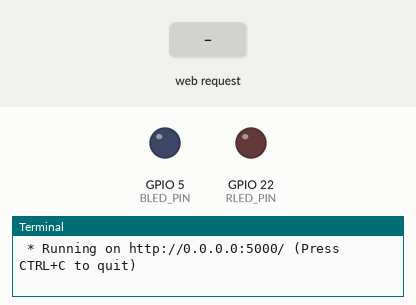
The program below on a simulated Raspberry Pi (BCM pin numbers). Shown: output pins drawn as LEDs (lit = HIGH), the last lines printed to the terminal. The inputs (shaded band) are chosen by the test bench. The clock reads 2024-03-15 10:24:30 at power-on unless the program sets it.

Above: at 1.2 s.
1.3 s: HTTP request for /led/red/on received
At 1.6 s:
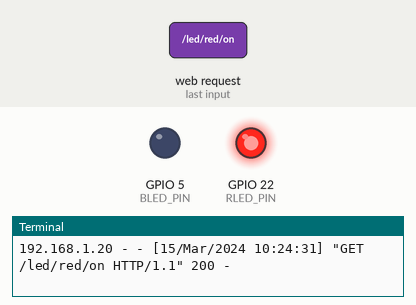
2.8 s: HTTP request for /led/blue/on received
At 4.0 s:
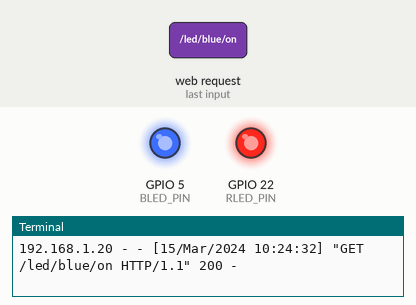
4.3 s: HTTP request for /led/red/off received
At 5.1 s:
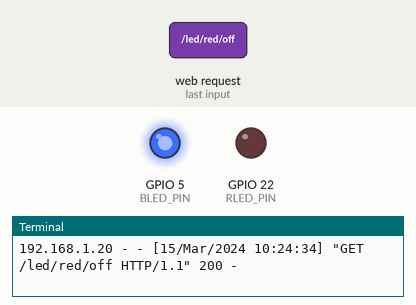
Timing chart, 0 to 7.3 s (numbered marks = the images above; inputs shaded):
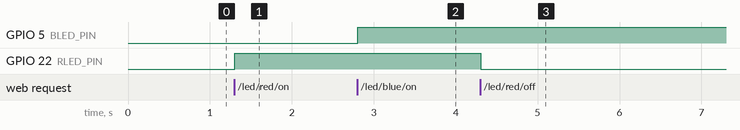

Measured:
- after the input at 1.3 s, GPIO 22 (RLED_PIN): LOW → HIGH at once
- after the input at 2.8 s, GPIO 5 (BLED_PIN): LOW → HIGH at once
- after the input at 4.3 s, GPIO 22 (RLED_PIN): HIGH → LOW at once

The program:

flask_led_task.py
```python
# same with flask_led.py

from flask import Flask
import RPi.GPIO as GPIO

RLED_PIN = 22
BLED_PIN = 5

GPIO.setmode(GPIO.BCM)
GPIO.setup(RLED_PIN, GPIO.OUT)
GPIO.setup(BLED_PIN, GPIO.OUT)

app = Flask(__name__)

@app.route("/")
def hello():
    return '''
        <p>Hello, Flask!</p>
        <a href="/led/red/on">RED LED ON</a>
        <a href="/led/red/off">RED LED OFF<br></a>
        <a href="/led/blue/on">BLUE LED ON</a>
        <a href="/led/blue/off">BLUE LED OFF</a>
    '''

@app.route("/led/<color>/<op>")
def led_onoff(color, op):
    if color == "red":
        if op == "on":
            GPIO.output(RLED_PIN, GPIO.HIGH)
            return '''
                <p>RED LED ON</p>
                <a href="/">Go Home</a>
            '''
        elif op == "off":
            GPIO.output(RLED_PIN, GPIO.LOW)
            return '''
                <p>RED LED OFF</p>
                <a href="/">Go Home</a>
            '''

    elif color == "blue":
        if op == "on":
            GPIO.output(BLED_PIN, GPIO.HIGH)
            return '''
                <p>BLUE LED ON</p>
                <a href="/">Go Home</a>
            '''
        elif op == "off":
            GPIO.output(BLED_PIN, GPIO.LOW)
            return '''
                <p>BLUE LED OFF</p>
                <a href="/">Go Home</a>
            '''


if __name__ == "__main__":
    try:
        app.run(host="0.0.0.0")
    finally:
        GPIO.cleanup()
```
